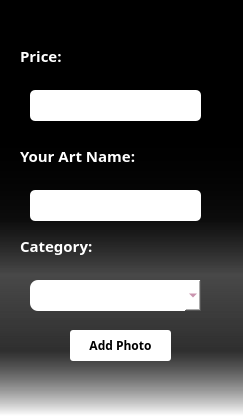
<?xml version="1.0" encoding="UTF-8"?>
<ui version="4.0">
 <class>toShare</class>
 <widget class="QWidget" name="toShare">
  <property name="geometry">
   <rect>
    <x>0</x>
    <y>0</y>
    <width>243</width>
    <height>416</height>
   </rect>
  </property>
  <property name="windowTitle">
   <string>Form</string>
  </property>
  <property name="styleSheet">
   <string notr="true">
background-color: qlineargradient(spread:pad, x1:0.147773, y1:1, x2:0.147728, y2:0.159, stop:0 rgba(0, 0, 0, 0), stop:0.1875 rgba(0, 0, 0, 146), stop:0.403409 rgba(50, 50, 50, 171), stop:0.5625 rgba(0, 0, 0, 200), stop:0.818182 rgba(0, 0, 0, 255), stop:0.9375 rgba(0, 0, 0, 255));</string>
  </property>
  <widget class="QLabel" name="label">
   <property name="geometry">
    <rect>
     <x>20</x>
     <y>40</y>
     <width>61</width>
     <height>31</height>
    </rect>
   </property>
   <property name="font">
    <font>
     <family>Segoe Script</family>
     <pointsize>11</pointsize>
     <weight>75</weight>
     <bold>true</bold>
    </font>
   </property>
   <property name="styleSheet">
    <string notr="true">color: rgb(255, 255, 255);

background-color:none;


</string>
   </property>
   <property name="text">
    <string>Price:</string>
   </property>
  </widget>
  <widget class="QLabel" name="label_2">
   <property name="geometry">
    <rect>
     <x>20</x>
     <y>140</y>
     <width>131</width>
     <height>31</height>
    </rect>
   </property>
   <property name="font">
    <font>
     <family>Segoe Script</family>
     <pointsize>11</pointsize>
     <weight>75</weight>
     <bold>true</bold>
    </font>
   </property>
   <property name="styleSheet">
    <string notr="true">color: rgb(255, 255, 255);
background-color:none;
</string>
   </property>
   <property name="text">
    <string>Your Art Name:</string>
   </property>
  </widget>
  <widget class="QLabel" name="label_3">
   <property name="geometry">
    <rect>
     <x>20</x>
     <y>230</y>
     <width>81</width>
     <height>31</height>
    </rect>
   </property>
   <property name="font">
    <font>
     <family>Segoe Script</family>
     <pointsize>11</pointsize>
     <weight>75</weight>
     <bold>true</bold>
    </font>
   </property>
   <property name="styleSheet">
    <string notr="true">color: rgb(255, 255, 255);
background-color:none;</string>
   </property>
   <property name="text">
    <string>Category:</string>
   </property>
  </widget>
  <widget class="QLineEdit" name="Price">
   <property name="geometry">
    <rect>
     <x>30</x>
     <y>90</y>
     <width>171</width>
     <height>31</height>
    </rect>
   </property>
   <property name="font">
    <font>
     <family>Segoe Print</family>
     <pointsize>10</pointsize>
     <weight>75</weight>
     <bold>true</bold>
    </font>
   </property>
   <property name="styleSheet">
    <string notr="true">color: #000000;
background-color: rgb(255, 255, 255);
border-radius:5px;</string>
   </property>
  </widget>
  <widget class="QComboBox" name="ComboCategory">
   <property name="geometry">
    <rect>
     <x>30</x>
     <y>280</y>
     <width>171</width>
     <height>31</height>
    </rect>
   </property>
   <property name="styleSheet">
    <string notr="true">border-radius:8px;
background-color:#ffffff;

selection-background-color: rgb(0, 0, 0);

selection-color: rgb(255, 255, 255);
alternate-background-color: rgb(170, 170, 255);

font: 75 8pt &quot;Segoe Print&quot;;

color: rgb(170, 85, 127);</string>
   </property>
   <item>
    <property name="text">
     <string/>
    </property>
   </item>
   <item>
    <property name="text">
     <string>Oil Pencils</string>
    </property>
   </item>
   <item>
    <property name="text">
     <string>Watercolors</string>
    </property>
   </item>
   <item>
    <property name="text">
     <string>Pencils</string>
    </property>
   </item>
   <item>
    <property name="text">
     <string>Photography Designing</string>
    </property>
   </item>
   <item>
    <property name="text">
     <string>Acliric</string>
    </property>
   </item>
   <item>
    <property name="text">
     <string>Colored pencils</string>
    </property>
   </item>
   <item>
    <property name="text">
     <string>Charcoal pencils</string>
    </property>
   </item>
   <item>
    <property name="text">
     <string>Abstract art</string>
    </property>
   </item>
  </widget>
  <widget class="QLineEdit" name="ArtName">
   <property name="geometry">
    <rect>
     <x>30</x>
     <y>190</y>
     <width>171</width>
     <height>31</height>
    </rect>
   </property>
   <property name="font">
    <font>
     <family>Segoe Print</family>
     <pointsize>10</pointsize>
     <weight>75</weight>
     <bold>true</bold>
    </font>
   </property>
   <property name="styleSheet">
    <string notr="true">color: #000000;
background-color: rgb(255, 255, 255);
border-radius:5px;</string>
   </property>
  </widget>
  <widget class="QPushButton" name="ChoosePhoto">
   <property name="geometry">
    <rect>
     <x>70</x>
     <y>330</y>
     <width>101</width>
     <height>31</height>
    </rect>
   </property>
   <property name="font">
    <font>
     <family>Segoe Print</family>
     <weight>75</weight>
     <bold>true</bold>
    </font>
   </property>
   <property name="styleSheet">
    <string notr="true">background-color: rgb(255, 255, 255);
border-radius:3px;</string>
   </property>
   <property name="text">
    <string>Add Photo</string>
   </property>
  </widget>
 </widget>
 <resources/>
 <connections/>
</ui>
